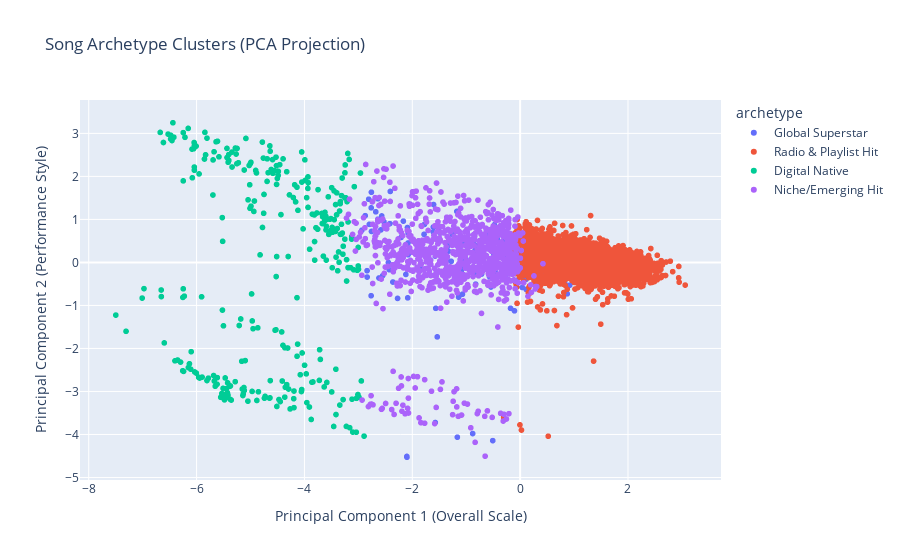

Notebook code cell kept with this figure:
### Markdown cell above
### 5. Visualizing the Clusters with PCA
To visualize our 6-dimensional clusters, we use Principal Component Analysis (PCA) to project the data down to two dimensions.

### Code cell
# Reduce dimensions for visualization
pca = PCA(n_components=2)
pca_result = pca.fit_transform(features_scaled)

# Add PCA results to the DataFrame
df['pca1'] = pca_result[:, 0]
df['pca2'] = pca_result[:, 1]

# Map cluster numbers to archetype names for a better legend
archetype_map = {
    cluster_profile.index[0]: 'Global Superstar',
    cluster_profile.index[1]: 'Radio & Playlist Hit',
    cluster_profile.index[2]: 'Digital Native',
    cluster_profile.index[3]: 'Niche/Emerging Hit'
}
df['archetype'] = df['cluster'].map(archetype_map)

# Create interactive scatter plot
fig = px.scatter(df, x='pca1', y='pca2', color='archetype',
                 hover_name='track', hover_data=['artist', 'spotify_streams'],
                 title='Song Archetype Clusters (PCA Projection)',
                 labels={'pca1': 'Principal Component 1 (Overall Scale)', 'pca2': 'Principal Component 2 (Performance Style)'},
                 category_orders={'archetype': ['Global Superstar', 'Radio & Playlist Hit', 'Digital Native', 'Niche/Emerging Hit']})
fig.show()

### Figure 1 — Plotly figure (JSON) as saved in the notebook; plotly's stock layout.template omitted (floating-point values rounded to 4 significant figures; data arrays with more than 128 entries replaced by an {"elided": "..."} marker saying what was removed)
{"data": [{"customdata": {"elided": "208x2 mixed values"}, "hovertemplate": "<b>%{hovertext}</b><br><br>archetype=Global Superstar<br>Principal Component 1 (Overall Scale)=%{x}<br>Principal Component 2 (Performance Style)=%{y}<br>artist=%{customdata[0]}<br>spotify_streams=%{customdata[1]}<extra></extra>", "hovertext": {"elided": "208 str values"}, "legendgroup": "Global Superstar", "marker": {"color": "#636efa", "symbol": "circle"}, "mode": "markers", "name": "Global Superstar", "showlegend": true, "type": "scattergl", "x": {"elided": "208 float values"}, "xaxis": "x", "y": {"elided": "208 float values"}, "yaxis": "y"}, {"customdata": {"elided": "2322x2 mixed values"}, "hovertemplate": "<b>%{hovertext}</b><br><br>archetype=Radio & Playlist Hit<br>Principal Component 1 (Overall Scale)=%{x}<br>Principal Component 2 (Performance Style)=%{y}<br>artist=%{customdata[0]}<br>spotify_streams=%{customdata[1]}<extra></extra>", "hovertext": {"elided": "2322 str values"}, "legendgroup": "Radio & Playlist Hit", "marker": {"color": "#EF553B", "symbol": "circle"}, "mode": "markers", "name": "Radio & Playlist Hit", "showlegend": true, "type": "scattergl", "x": {"elided": "2322 float values"}, "xaxis": "x", "y": {"elided": "2322 float values"}, "yaxis": "y"}, {"customdata": {"elided": "306x2 mixed values"}, "hovertemplate": "<b>%{hovertext}</b><br><br>archetype=Digital Native<br>Principal Component 1 (Overall Scale)=%{x}<br>Principal Component 2 (Performance Style)=%{y}<br>artist=%{customdata[0]}<br>spotify_streams=%{customdata[1]}<extra></extra>", "hovertext": {"elided": "306 str values"}, "legendgroup": "Digital Native", "marker": {"color": "#00cc96", "symbol": "circle"}, "mode": "markers", "name": "Digital Native", "showlegend": true, "type": "scattergl", "x": {"elided": "306 float values"}, "xaxis": "x", "y": {"elided": "306 float values"}, "yaxis": "y"}, {"customdata": {"elided": "982x2 mixed values"}, "hovertemplate": "<b>%{hovertext}</b><br><br>archetype=Niche/Emerging Hit<br>Principal Component 1 (Overall Scale)=%{x}<br>Principal Component 2 (Performance Style)=%{y}<br>artist=%{customdata[0]}<br>spotify_streams=%{customdata[1]}<extra></extra>", "hovertext": {"elided": "982 str values"}, "legendgroup": "Niche/Emerging Hit", "marker": {"color": "#ab63fa", "symbol": "circle"}, "mode": "markers", "name": "Niche/Emerging Hit", "showlegend": true, "type": "scattergl", "x": {"elided": "982 float values"}, "xaxis": "x", "y": {"elided": "982 float values"}, "yaxis": "y"}], "layout": {"legend": {"title": {"text": "archetype"}, "tracegroupgap": 0}, "title": {"text": "Song Archetype Clusters (PCA Projection)"}, "xaxis": {"anchor": "y", "domain": [0, 1], "title": {"text": "Principal Component 1 (Overall Scale)"}}, "yaxis": {"anchor": "x", "domain": [0, 1], "title": {"text": "Principal Component 2 (Performance Style)"}}}}
